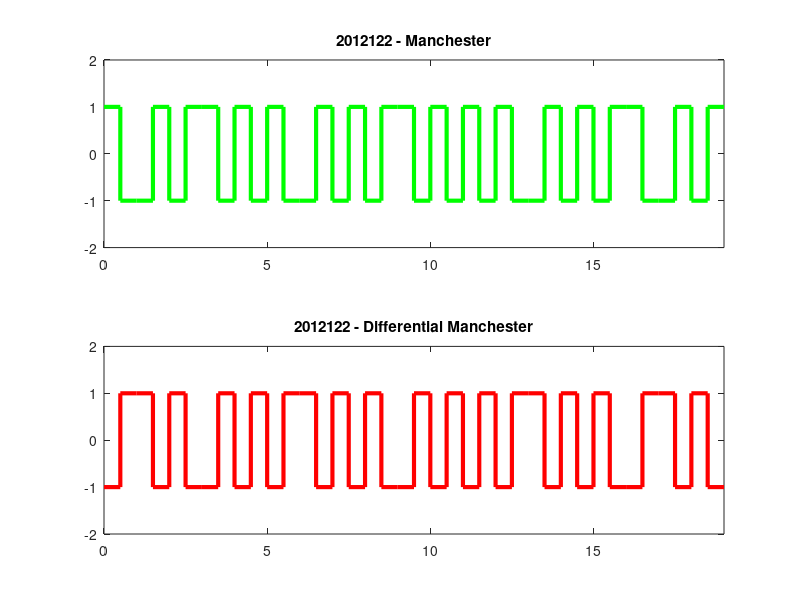

The MATLAB script that drew this image:
m = [0 1 1 0 0 0 1 1 1 0 0 0 0 1 1 1 0 1 1];
n = length(m);

x = [];
y = [];
for i=1:n
    x=[x i-1 i-1+0.5 i-1+0.5 i];
    if(m(i)==0)
        y=[y 1 1 -1 -1];
    else
        y=[y -1 -1 1 1];
    end
end
subplot(2,1,1);
plot(x, y, 'g', 'LineWidth', 3),axis([0, n, -2, 2]);
title('2012122 - Manchester');

x = [];
y = [];
for i=1:n
    x=[x i-1 i-1+0.5 i-1+0.5 i];
    if(m(i)==0)
        y=[y -1 -1 1 1];
    else
        y=[y 1 1 -1 -1];
    end
end
subplot(2,1,2);
plot(x, y, 'r', 'LineWidth', 3),axis([0, n, -2, 2]);
title('2012122 - Differential Manchester');

print ('Exp8_Manchester_x2','-dpdf','-fillpage');